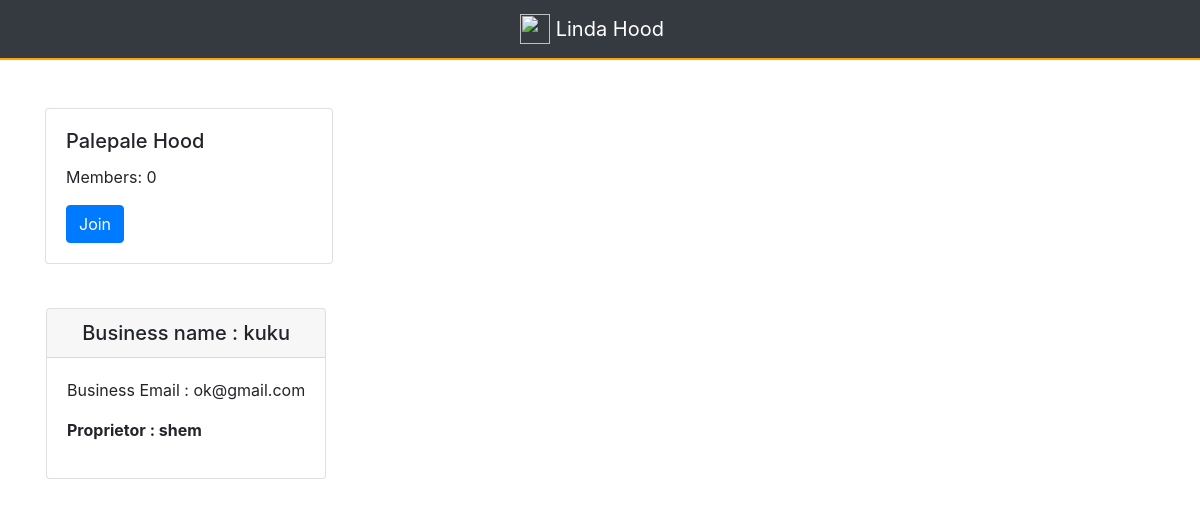
Page /hoods/businesses/in/palepale/ on the committed database.
### hoods/models.py (models this page shows, shortened)
class Hood(models.Model):
    name = models.CharField(max_length=140, unique=True)
    slug = models.SlugField(allow_unicode=True,  unique=True)
    location = models.CharField(max_length=140, blank=True, default='')
    occupants = models.ManyToManyField(User, through='HoodMember')
    class Meta:
        ordering = ['name']

### posts/models.py (models this page shows, shortened)
class Business(models.Model):
    user = models.ForeignKey(User, related_name="businesses")
    created_at = models.DateTimeField(auto_now=True)
    business_name = models.CharField(max_length=140, blank=True, null=True)
    business_email = models.EmailField(max_length=70, blank=True)
    hood = models.ForeignKey(Hood, related_name='businesses', null=True, blank=True)
    class Meta:
        ordering = ['-created_at']
        unique_together = ['user', 'business_name']

### hoods/views.py (the view)
# urls.py: url(r'businesses/in/(?P<slug>[-\w]+)/$', views.SingleHood.as_view(), name='single'),
class SingleHood(generic.DetailView):
    model = Hood

### hoods/templates/hoods/hood_detail.html
{% extends "hoods/hood_base.html" %}
{% block prehood %}
  <div class="col-sm-6">
    <div class="card" style="width: 18rem; margin-top: 20%">
      <div class="card-body">
        <h5 class="card-title">{{hood.name|title }} Hood</h5>
        <p class="card-text">Members: {{hood.occupants.count}}</p>
        {% if user in hood.occupants.all %}
        <a href="{% url 'hoods:leave' slug=hood.slug %}" class="btn btn-danger">Leave</a>
        {% else %}
        <a href="{% url 'hoods:join' slug=hood.slug %}" class="btn btn-primary">Join</a>
        {% endif %}
      </div>
    </div>
  </div>
  <div class="col-sm-6">
  </div>
{% endblock %}
{% block hood_content %}
<div class="mt-3 ml-3">
  {% if hood.businesses.count == 0 %}
  <h4>No Businesses in this hood yet!</h4>
  {% if user in hood.occupants.all %}
  <a href="{% url 'posts:create' %}"><button class="btn btn-tertiary" style="">Create Business</button> </a>
  {% endif %}
  {% else %}
    {% for business in hood.businesses.all %}
     {% include "posts/_post.html" %}
    {% endfor %}
  {% endif%}
</div>
{% endblock %}

### posts/templates/posts/_post.html (shortened to what this page needs)
<div class="post" style="margin-top: 10%">
  <div class="card" >
      <h5 class="card-header card-header text-center" >Business name : {{business.business_name}}</h5>
    <div class="card-body">
      <p>Business Email : {{business.business_email}}</p>
      <p><strong>Proprietor : {{business.user.username}}</strong></p>
    </div>
  </div>
</div>

### rows in the picture
Hood: name "Palepale", occupants.count "0"
Business: business_name "kuku", business_email "ok@gmail.com", user.username "shem"
